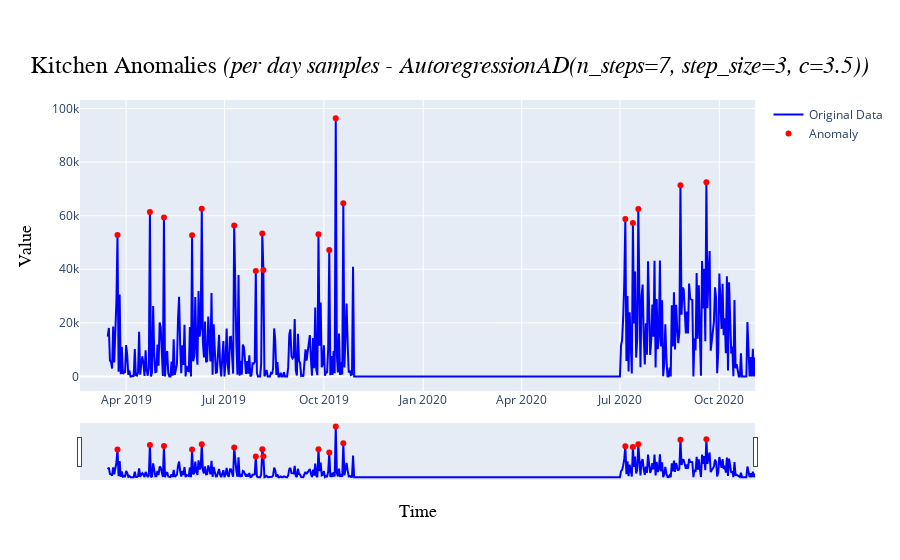

This figure's notebook cell:
### Markdown cell above
##### A.3.2 Per day samples - *AutoregressionAD*

### Code cell
data = kitchen_df_interpolated.resample('D').sum()
n_steps = 7
step_size = 3
c = 3.5
plot_title = f'Kitchen Anomalies <i>(per day samples - AutoregressionAD(n_steps={n_steps}, step_size={step_size}, c={c}))</i>'
plot_name = 'Kitchen/Kitchen Anomalies (per day samples - AutoregressionAD)'

[kitchen_D_autoreg_ano, kitchen_D_autoreg_ano_val, kitchen_D_autoreg_ano_plot], kitchen_D_autoreg_model = ad_AutoregressionAD(validate_series(data), n_steps=n_steps, step_size=step_size, c=c, plot_title=plot_title, plot_name=plot_name)

kitchen_D_autoreg_ano_plot.show()

### Figure 1 — Plotly figure (JSON) as saved in the notebook; plotly's stock layout.template omitted (floating-point values rounded to 4 significant figures; data arrays with more than 128 entries replaced by an {"elided": "..."} marker saying what was removed)
{"data": [{"line": {"color": "blue"}, "mode": "lines", "name": "Original Data", "type": "scatter", "x": {"elided": "600 str values"}, "y": {"elided": "600 float values"}}, {"marker": {"color": "red", "size": 6}, "mode": "markers", "name": "Anomaly", "type": "scatter", "x": ["2019-03-24T00:00:00", "2019-04-23T00:00:00", "2019-05-06T00:00:00", "2019-06-01T00:00:00", "2019-06-10T00:00:00", "2019-07-10T00:00:00", "2019-07-30T00:00:00", "2019-08-05T00:00:00", "2019-08-06T00:00:00", "2019-09-26T00:00:00", "2019-10-06T00:00:00", "2019-10-12T00:00:00", "2019-10-19T00:00:00", "2020-07-06T00:00:00", "2020-07-13T00:00:00", "2020-07-18T00:00:00", "2020-08-26T00:00:00", "2020-09-19T00:00:00"], "y": [52810.0, 61420.0, 59370.0, 52680.0, 62625, 56373, 39350.0, 53350.0, 39773, 53050.0, 47208, 96360.0, 64651, 58768, 57290.0, 62461, 71396, 72462]}], "layout": {"title": {"font": {"color": "black", "family": "Arial, bold", "size": 24}, "text": "Kitchen Anomalies <i>(per day samples - AutoregressionAD(n_steps=7, step_size=3, c=3.5))</i>", "x": 0.5, "xanchor": "center", "y": 0.9, "yanchor": "top"}, "xaxis": {"rangeslider": {"visible": true}, "title": {"font": {"color": "black", "family": "Arial, bold", "size": 18}, "text": "Time"}}, "yaxis": {"title": {"font": {"color": "black", "family": "Arial, bold", "size": 18}, "text": "Value"}}}}
